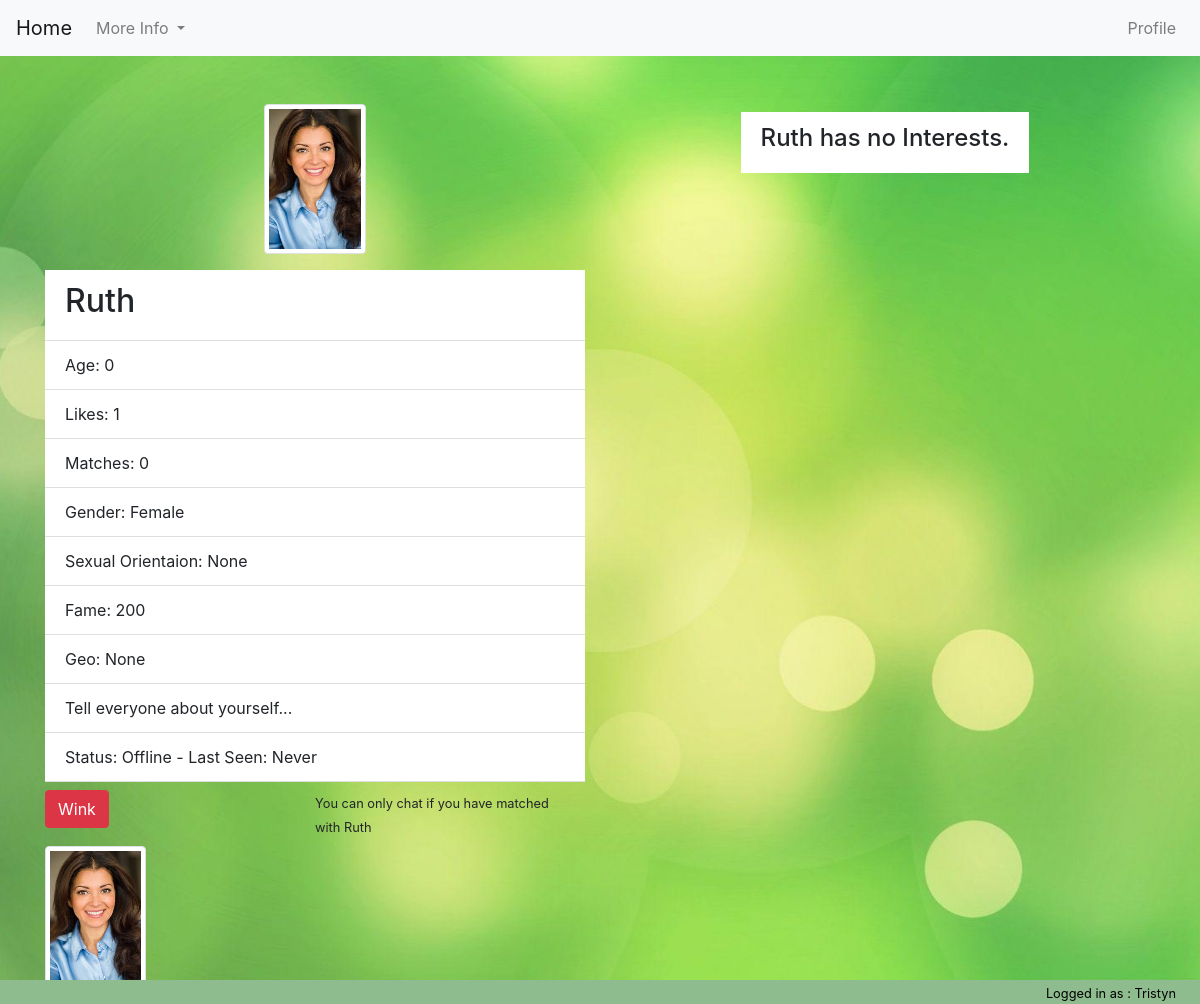
The app's page /profile_view/Ruth (signed in) with its own data.
### tables this page shows
CREATE TABLE users (
    profile_pic string default('default.png'),
    pics integer default(0),
    username string not null,
    firstname string not null,
    lastname string not null,
    email string not null,
    password string not null,
    likes integer default(0),
    matches integer default(0),
    bio text default('Tell everyone about yourself...'),
    gender string,
    age integer default(0),
    sex_orientation string,
    fame integer default(100),
    geo_location string,
    last_online string default('Offline'),
    complete string default('False'),
    verified string default(0)
);

CREATE TABLE images(
    username string not null,
    file_name string not null
);

### matcha/views.py (the view)
@app.route('/profile_view/<username>')
def profile_view(username):
    user_profile = query_db("SELECT * FROM users WHERE username=?", (username,), True)
    interests = query_db("SELECT * FROM interests WHERE username=?", (username,), True)
    matched = query_db("SELECT * from matches WHERE (user_1=? AND user_2=?) OR (user_1=? AND user_2=?)",
                       (username, session['username'], session['username'], username), True)
    pictures = query_db("SELECT * FROM images WHERE username=?", (username,))
    winked = query_db("SELECT * FROM likes WHERE (user_liking=? AND user_liked=?)", (session['username'], username))
    print(matched)
    session_user = query_db("SELECT * FROM users WHERE username=?", (session['username'],), True)
    interest_list = []
    if 'id' in interests: interests.pop('id')
    if interests:
        for key, value in interests.items():
            if value == 1:
                interest_list.append(key)
    if user_profile:
        return render_template("profile_view.html", winked=winked, user=user_profile, session_user=session_user, interests=interest_list, matched=matched, pictures=pictures)
    else:
        flash('That user does not exist', 'danger')
        return redirect(url_for('home'))

### matcha/__init__.py (called while the page is built)
@app.before_request
def before_request():
    g.db = connect_db()

def connect_db():
    return sqlite3.connect(app.config['DATABASE'])

### matcha/views.py (called while the page is built)
def query_db(query, args=(), one=False):
    cur = g.db.execute(query, args)
    rv = [dict((cur.description[idx][0], value)
               for idx, value in enumerate(row)) for row in cur.fetchall()]
    return (rv[0] if rv else None) if one else rv

### matcha/templates/profile_view.html (shortened to what this page needs)
{% extends "base.html" %}
{% block nav %}
    <nav class="navbar navbar-expand-lg navbar-light bg-light"> <a class="navbar-brand" href="{{ url_for('home') }}">Home</a>
        <div class="collapse navbar-collapse" id="navbarSupportedContent">
            <ul class="navbar-nav mr-auto">
                <li class="nav-item dropdown">  <a class="nav-link dropdown-toggle" href="#" id="navbarDropdown" role="button" data-toggle="dropdown" aria-haspopup="true" aria-expanded="false">
                    More Info
                </a>
                </li>
            </ul>
            <div class="">
                <ul class="navbar-nav mr-auto">
                    <li class="nav-item">
                        <a class="nav-link" href="{{ url_for('profile_update') }}">Profile</a>
                    </li>
                </ul>
            </div>
        </div>
    </nav>
{% endblock %}
{% block content %}
    {% if user %}
        <div class=" mx-auto mt-5">
            <div class="container">
                <div class="row">
                    <div class="col-sm-12 col-md-6">
                        <img src="{{ url_for('static', filename="img/" + user.profile_pic) }}" alt="..." class="img-thumbnail mx-auto d-block profile-pic mb-3">
                        <ul class="list-group list-group-flush w-100">
                            <li class="list-group-item"><h2>{{ user.username }}</h2></li>
                            <li class="list-group-item">Age: {{ user.age }}</li>
                            <li class="list-group-item">Likes: {{ user.likes }}</li>
                            <li class="list-group-item">Matches: {{ user.matches }}</li>
                            <li class="list-group-item">Gender: {{ user.gender }}</li>
                            <li class="list-group-item">Sexual Orientaion: {{ user.sex_orientation }}</li>
                            <li class="list-group-item">Fame: {{ user.fame }}</li>
                            <li class="list-group-item">Geo: {{ user.geo_location }}</li>
                            <li class="list-group-item">{{ user.bio }}</li>
                            <li class="list-group-item">
                                {% if user.last_online == "Online" %}
                                    Status: Online
                                {% else %}
                                    Status: Offline -  Last Seen: {{ user.last_online }}
                                {% endif %}
                            </li>
                            <div class="row mt-2 w-100">
                                {% if session_user.profile_pic != 'default.png' %}
                                    <div class="col">
                                    {% if winked %}
                                        <form action="{{ url_for('unwink', username=user.username) }}">
                                            <button type="submit" class="btn btn-danger" id="">Un-Wink</button>
                                        </form>
                                    {% else %}
                                        <form action="{{ url_for('wink', username=user.username) }}">
                                            <button type="submit" class="btn btn-danger" id="wink-button">Wink</button>
                                        </form>
                                    {% endif %}
                                    </div>
                                    <div class="col">
                                        {% if matched %}
                                            <button type="submit" class="btn btn-danger">Chat</button>
                                        {% else %}
                                            <small>You can only chat if you have matched with {{ user.username }}</small>
                                        {% endif %}
                                    </div>
                                {% else %}
                                    <div class="col">
                                        <small>You can only Wink and Chat with users when you have updated your profile picture</small>
                                    </div>
                                {% endif %}
                            </div>
                        </ul>
                    </div>
                    <div class="col-sm-12  col-md-6 mx-auto mt-2 mb-2">
                        <ul class="list-group list-group-flush w-100">
                            {% if interests %}
                                <li class="list-group-item"><h4>Interests:</h4></li>
                            {% else %}
                                <li class="list-group-item mx-auto"><h4>{{ user.username }} has no Interests.</h4></li>
                            {% endif %}
                        </ul>
                    </div>
                    <div class="col-sm-12 col-md-12 mx-auto">
                        <div class="row">
                            {% if pictures %}
                                {% for picture in pictures %}
                                    <div class="col-sm-12 col-md-6 mt-2 mb-2">
                                        <img src="{{ url_for('static', filename="img/" + picture.file_name) }}" alt="..." class="img-thumbnail thumb-pic profile-pic">
                                    </div>
                                {% endfor %}
                            {% else %}
                                <div class="col"><h3>No Uploaded Images</h3></div>
                            {% endif %}
                        </div>
                    </div>
                </div>
            </div>
        </div>
    {% endif %}
{% endblock %}
{% block footer %}
    <small class="mr-4">Logged in as : {{ session_user.username }}</small>
{% endblock %}

### matcha/templates/base.html (shortened to what this page needs)
<!DOCTYPE html>
<html lang="en">
    <head>
        <link rel="stylesheet" href="https://stackpath.bootstrapcdn.com/bootstrap/4.5.0/css/bootstrap.min.css">
        <link rel="stylesheet" type="text/css" href="{{ url_for('static', filename='main.css') }}">
    </head>
    <body class="">
        {% block nav %}{% endblock %}
        {% block content %}{% endblock %}
    </body>
    <footer>
        {% block footer %}{% endblock %}
    </footer>
</html>

### matcha/static/main.css (style rules this page uses)
.thumb-pic { max-width: 75px; max-height: 75px; }
.profile-pic { max-width: 150px; max-height: 150px; }
body { background: url('img/Splash.jpg') no-repeat center center fixed; -webkit-background-size: cover; -moz-background-size: cover; background-size: cover; -o-background-size: cover; }
footer { position: fixed; left: 0; bottom: 0; width: 100%; background-color: darkseagreen; color: black; text-align: right; }

### records on screen
users: profile_pic (picture), username "Ruth", age "0", likes "1", matches "0", gender "Female", fame "200", bio "Tell everyone about yourself...", last_online "Never"
images: file_name (picture)
users: username "Tristyn"

### other values on screen
{{ user.sex_orientation }} "None"
{{ user.geo_location }} "None"
